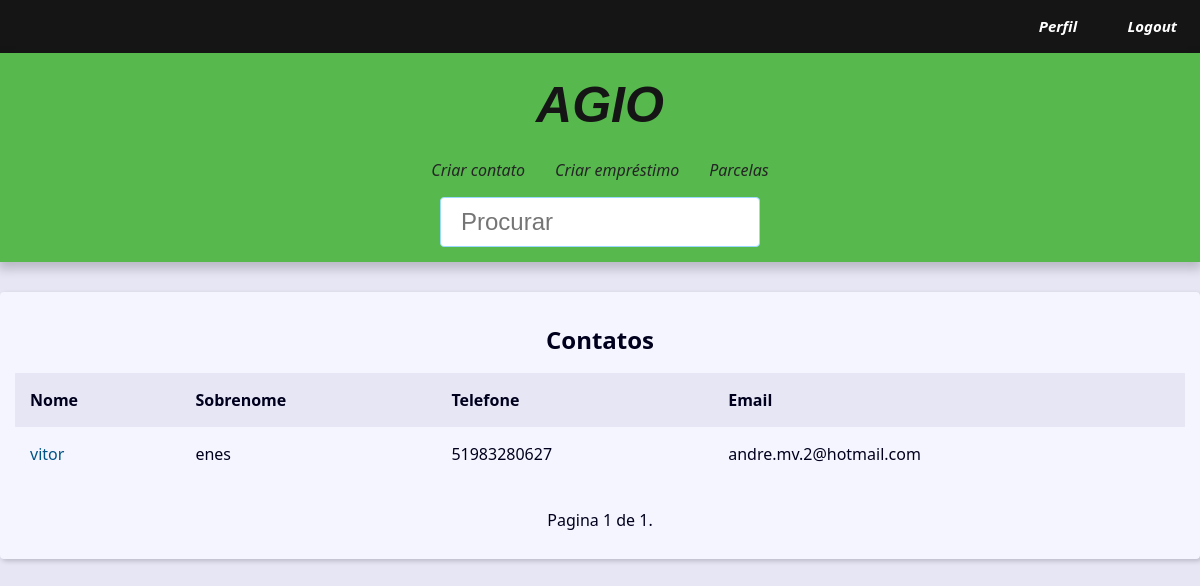
Page / (signed in) on the earlier database version.
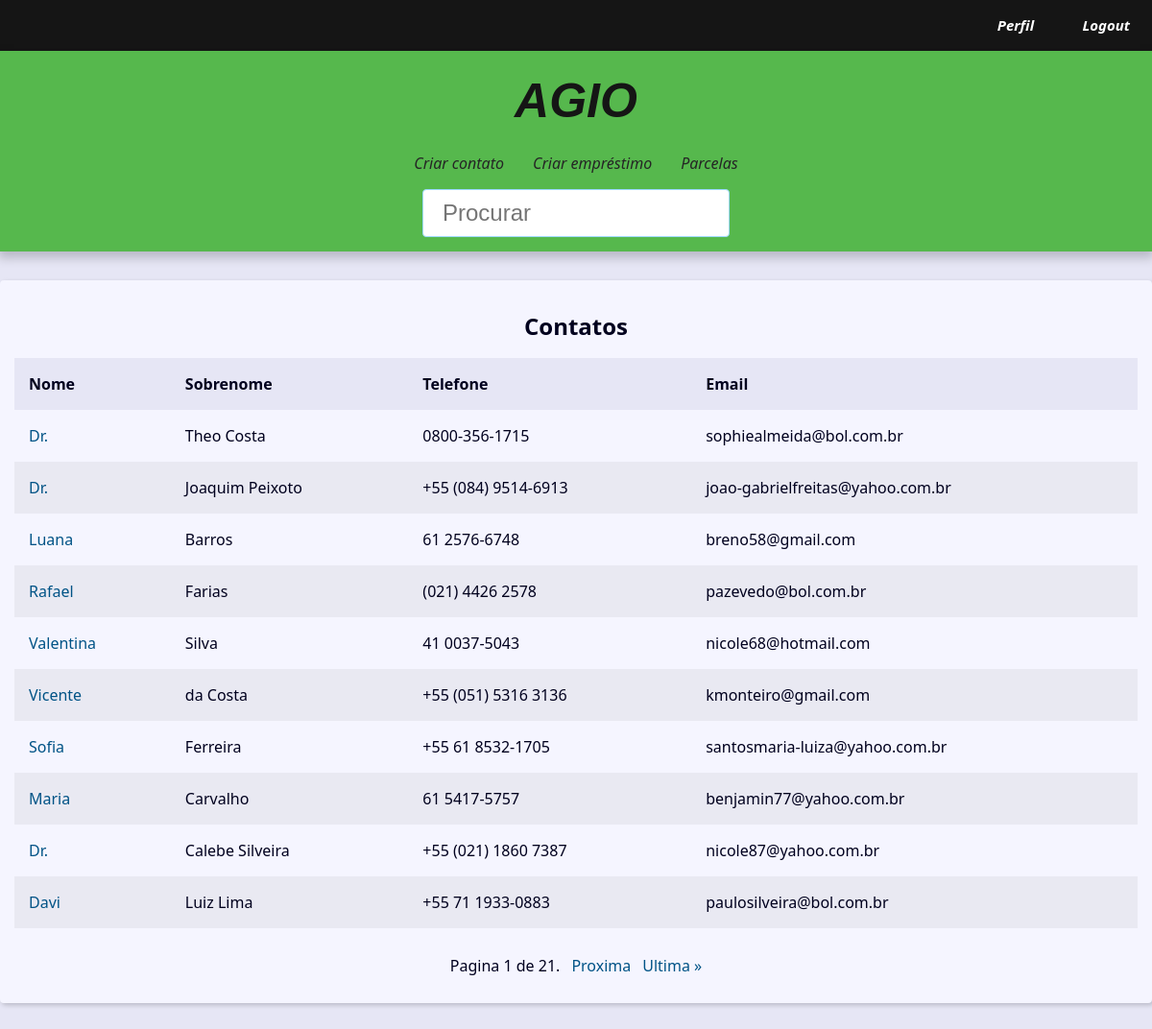
Same page on the later database version.
### contact/models.py (models this page shows, shortened)
class Contact(models.Model):
    class Meta:
        verbose_name_plural = 'Usuarios'
        verbose_name = 'Usuario'
    first_name = models.CharField(max_length=50, verbose_name='Nome')
    last_name = models.CharField(max_length=50, blank=True,
                                  verbose_name='Sobrenome')
    phone = models.CharField(max_length=50, verbose_name='Telefone')
    email = models.EmailField(max_length=254, verbose_name='Email')
    created_date = models.DateTimeField(default=timezone.now)
    description = models.TextField(blank=True, verbose_name='Descrição')
    show = models.BooleanField(default=True)
    picture = models.ImageField(upload_to='pictures/%Y/%m/%d', blank=True, verbose_name='Imagem')
    owner = models.ForeignKey(User, on_delete=models.SET_NULL,
                              blank=True, null=True)

### contact/views/contact_views.py (the view)
# urls.py: path('', views.index, name='index'),
@login_required(login_url='contact:login')
def index(request):
    user = request.user
    contacts = Contact.objects.filter(owner=user, show=True).order_by('id')
    paginator = Paginator(contacts, 10)
    page_number = request.GET.get("page")
    page_obj = paginator.get_page(page_number)
    context = {
        'page_obj': page_obj,
        'site_title': 'Contatos - ',
    }
    return render(request, 'contact/index.html', context)

### contact/templates/contact/index.html
{% extends "base.html" %}
{% block content %}
{% if page_obj %}
    <div class="responsive-table">
        <table class="contacts-table">
            <caption class="table-caption">
                Contatos
            </caption>
            <thead>
                <tr class="table-row table-row-header">
                    <th class="table-header">Nome</th>
                    <th class="table-header">Sobrenome</th>
                    <th class="table-header">Telefone</th>
                    <th class="table-header">Email</th>
                </tr>
            </thead>
            <tbody>
                {% if user.is_authenticated %}
                    {% for contact in page_obj %}
                        {% if contact.owner == user %}
                            <tr class="table-row">
                            <td class="table-cel">
                                <a href="{% url 'contact:contact' contact.id %}" class="table-link">
                                    {{contact.first_name}}
                                </a>
                            </td>
                            <td class="table-cel">
                                    {{contact.last_name}}
                            </td>
                            <td class="table-cel">
                                    {{contact.phone}}
                            </td>
                            <td class="table-cel">
                                    {{contact.email}}
                            </td>
                        {% endif %}
                    </tr>
                    {% endfor %}
                {% endif %}
            </tbody>
        </table>
    </div>
{% else %}
<div class="single-contact">
    <h1 class="single-contact-name">Nenhum contato encontrado!</h1>
{% endif %}
{% endblock content %}

Differences in the rows shown:
removed Contact: first_name "vitor", last_name "enes", phone "51983280627", email "andre.mv.2@hotmail.com"
added Contact: first_name "Dr.", last_name "Theo Costa", phone "0800-356-1715", email "sophiealmeida@bol.com.br"
added Contact: first_name "Dr.", last_name "Joaquim Peixoto", phone "+55 (084) 9514-6913", email "joao-gabrielfreitas@yahoo.com.br"
added Contact: first_name "Luana", last_name "Barros", phone "61 2576-6748", email "breno58@gmail.com"
added Contact: first_name "Rafael", last_name "Farias", phone "(021) 4426 2578", email "pazevedo@bol.com.br"
added Contact: first_name "Valentina", last_name "Silva", phone "41 0037-5043", email "nicole68@hotmail.com"
added Contact: first_name "Vicente", last_name "da Costa", phone "+55 (051) 5316 3136", email "kmonteiro@gmail.com"
added Contact: first_name "Sofia", last_name "Ferreira", phone "+55 61 8532-1705", email "santosmaria-luiza@yahoo.com.br"
added Contact: first_name "Maria", last_name "Carvalho", phone "61 5417-5757", email "benjamin77@yahoo.com.br"
added Contact: first_name "Dr.", last_name "Calebe Silveira", phone "+55 (021) 1860 7387", email "nicole87@yahoo.com.br"
added Contact: first_name "Davi", last_name "Luiz Lima", phone "+55 71 1933-0883", email "paulosilveira@bol.com.br"
Other differences:
{{ page_obj.paginator.num_pages }}: "1" → "21"
text now shown: "Proxima Ultima »"
